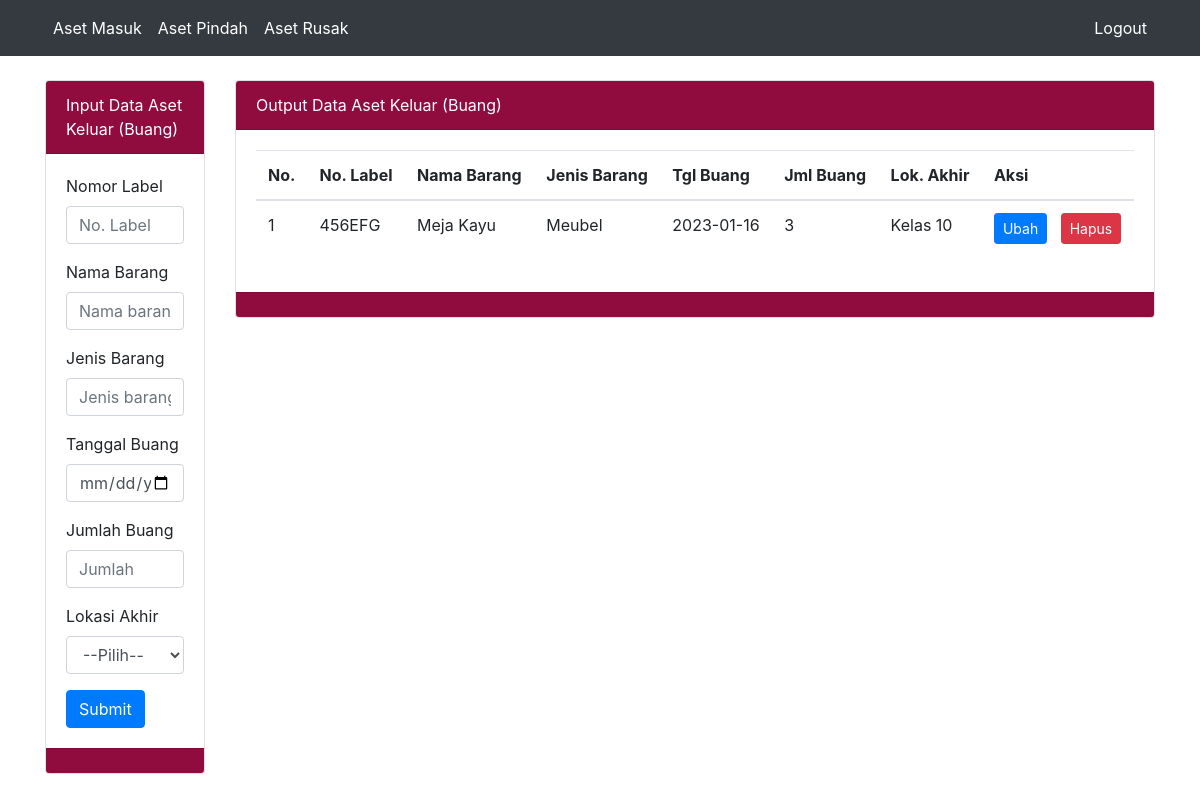
/utama.php?page=rusak, run on the app's committed database.
### tables this page shows
CREATE TABLE `barang_rusak` (
  `id` int(100) NOT NULL,
  `kode_brg` varchar(100) NOT NULL,
  `nama` text NOT NULL,
  `jenis` varchar(255) NOT NULL,
  `tgl` date NOT NULL,
  `jml` text NOT NULL,
  `lok` text NOT NULL
);

### rusak.php (the view, shortened to what this page needs)
<!DOCTYPE html>
<html>
<head>
</head>
<body>
<div class="container">
    <div class="row">
      <div class="col-sm-2">
        <?php
        if($_GET['edit']=='edit-rusak'){
          $sqledit = $conn -> query("SELECT * FROM barang_rusak WHERE id='$_GET[id]'");
          $rview=$sqledit -> fetch_array();
        ?>
        <div class="card">
          <div class="card-header">Edit Data Aset Keluar (Buang)</div>
          <div class="card-body">
              <form action="" method="POST">
                <input type="text" class="form-control" name="idaset" value="<?=$rview['id']?>" hidden>
                <div class="form-group">
                  <label>Nomor Label</label>
                  <input type="text" name="no" value="<?=$rview['kode_brg']?>" class="form-control">
                </div>
                <div class="form-group">
                  <label>Nama Barang</label>
                  <input type="text" name="nm" value="<?=$rview['nama']?>" class="form-control">
                </div>
                <div class="form-group">
                  <label>Jenis Barang</label>
                  <input type="text" name="jenis" value="<?=$rview['jenis']?>" class="form-control">
                </div>
                <div class="form-group">
                  <label>Tanggal Buang</label>
                  <input type="date" name="tgl" value="<?=$rview['tgl']?>" class="form-control">
                </div>
                <div class="form-group">
                  <label>Jumlah Buang</label>
                  <input type="number" name="jml" value="<?=$rview['jml']?>" class="form-control">
                </div>
                <div class="form-group">
                  <label>Lokasi Akhir</label>
                  <select name="loc" class="form-control">
                    <option value="">--Pilih--</option>
                    <option value="Aula">Aula</option>
                    <option value="Lab. Komputer">Lab. Komputer</option>
                    <option value="Kantin">Kantin</option>
                    <option value="Parkiran">Parkiran</option>
                    <option value="Toilet">Toilet</option>
                    <option value="Kelas 10">Kelas 10</option>
                    <option value="Kelas 11">Kelas 11</option>
                    <option value="Kelas 12">Kelas 12</option>
                  </select>
                </div>
                <button type="submit" class="btn btn-primary" name="btnedit">Edit</button>
              </form>
          </div>
          <div class="card-footer"></div>
        </div>
<?php
if(isset($_POST['btnedit'])){
  $sql="UPDATE barang_rusak
    SET kode_brg='$_POST[no]',
        nama='$_POST[nm]',
        jenis='$_POST[jenis]',
        tgl='$_POST[tgl]',
        jml='$_POST[jml]',
        lok='$_POST[loc]'
    WHERE id='$_POST[idaset]'";
  $sqlpro = $conn -> query($sql);
  if($sqlpro){
    echo "<script>alert('Data berhasil diedit');document.location.href='?page=rusak';</script>";
  }else{
    echo "<script>alert('Data gagal diedit');document.location.href='?page=rusak';</script>";
  }
  echo $sql;
}
}else{
?>
        <div class="card">
          <div class="card-header">Input Data Aset Keluar (Buang)</div>
          <div class="card-body">
              <form action="" method="POST">
                <div class="form-group">
                  <label for="nolabel">Nomor Label</label>
                  <input type="text" class="form-control" placeholder="No. Label" name="no">
                </div>
                <div class="form-group">
                  <label for="nama">Nama Barang</label>
                  <input type="text" class="form-control" placeholder="Nama barang" name="nm">
                </div>
                <div class="form-group">
                  <label>Jenis Barang</label>
                  <input type="text" name="jenis" placeholder="Jenis barang" value="<?=$rview['jenis']?>" class="form-control">
                </div>
                <div class="form-group">
                  <label for="tgl">Tanggal Buang</label>
                  <input type="date" class="form-control" name="tgl">
                </div>
                <div class="form-group">
                  <label for="jml">Jumlah Buang</label>
                  <input type="number" class="form-control" placeholder="Jumlah" name="jml">
                </div>
                <div class="form-group">
                  <label for="loc">Lokasi Akhir</label>
                  <select name="loc" class="form-control">
                    <option value="">--Pilih--</option>
                  </select>
                </div>
                <button type="submit" class="btn btn-primary" name="btn">Submit</button>
              </form>
          </div>
          <div class="card-footer"></div>
        </div>
      <?php } ?>
      </div>
      <div class="col-sm-10">
        <div class="card">
          <div class="card-header">Output Data Aset Keluar (Buang)</div>
          <div class="card-body">
            <table class="table">
              <thead>
                <tr>
                  <th>No.</th>
                  <th>No. Label</th>
                  <th>Nama Barang</th>
                  <th>Jenis Barang</th>
                  <th>Tgl Buang</th>
                  <th>Jml Buang</th>
                  <th>Lok. Akhir</th>
                  <th>Aksi</th>
                </tr>
              </thead>
              <tbody>
            <?php
              $no = 0;
              $sqli = $conn->query("SELECT * FROM barang_rusak");
              while ($res = $sqli->fetch_array())
              {
            ?>
                <tr>
                  <td><?=$no=$no+1?></td>
                  <td><?=$res['kode_brg']?></td>
                  <td><?=$res['nama']?></td>
                  <td><?=$res['jenis']?></td>
                  <td><?=$res['tgl']?></td>
                  <td><?=$res['jml']?></td>
                  <td><?=$res['lok']?></td>
                  <td><a href="?page=rusak&edit=edit-rusak&id=<?=$res['id']?>" class="btn btn-primary btn-sm">Ubah</a> &nbsp;
                      <a href="?page=rusak&hapus=hapus-rusak&id=<?=$res['id']?>" class="btn btn-danger btn-sm">Hapus</a>
                  </td>
                </tr>
            <?php
            }
            ?>
              </tbody>
            </table>
          </div>
          <div class="card-footer"></div>
        </div>
      </div>
    </div>
</div>
</body>
</html>

### rusak.php (style rules this page uses)
.card-header { background-color: #900C3F; color: white; }
.card-footer { background-color: #900C3F; color: white; }

### data on the page
barang_rusak: kode_brg "456EFG", nama "Meja Kayu", jenis "Meubel", tgl "2023-01-16", jml "3", lok "Kelas 10"
